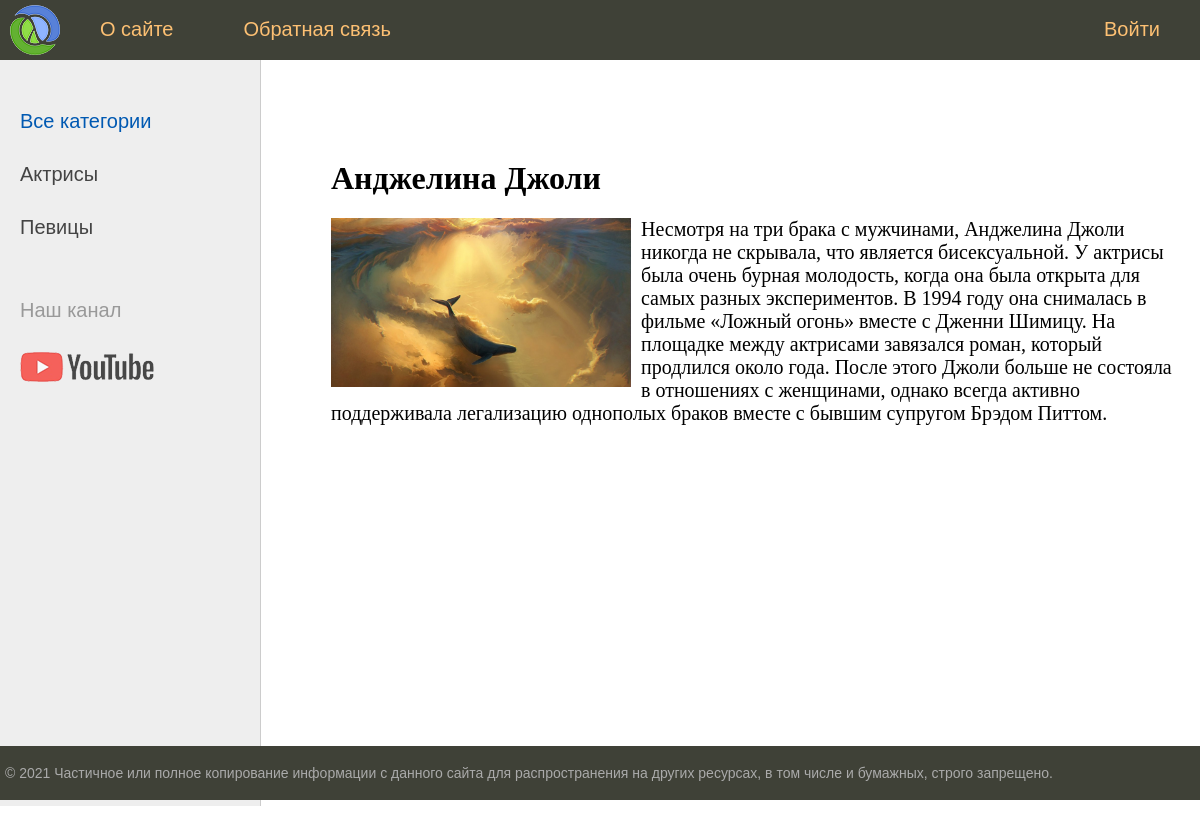
The app's page /post/andzhelina-dzholi/ with its own data.
### women/models.py (models this page shows, shortened)
class Category(models.Model):
    name = models.CharField(max_length=100, db_index=True, verbose_name="Категория")
    slug = models.SlugField(max_length=255, unique=True, db_index=True, verbose_name="URL")
    def get_absolute_url(self):
        return reverse('category', kwargs={'cat_slug': self.slug})
    class Meta:
        verbose_name = "Категория"
        verbose_name_plural = "Категории"
        ordering = ["id"]

class Women(models.Model):
    title = models.CharField(max_length=255, verbose_name="Заголовок")
    slug = models.SlugField(max_length=255, unique=True, db_index=True, verbose_name="URL")
    content = models.TextField(blank=True, verbose_name="Текст статьи")
    photo = models.ImageField(upload_to="photos/%Y/%m/%d/", verbose_name="Фото")
    time_create = models.DateTimeField(auto_now_add=True, verbose_name="Время создания")
    time_update = models.DateTimeField(auto_now=True, verbose_name="Время изменения")
    is_published = models.BooleanField(default=True, verbose_name="Публикация")
    cat = models.ForeignKey('Category', on_delete=models.PROTECT, verbose_name="Категория")
    def __str__(self):
        return self.title
    class Meta:
        verbose_name = "Известные женщины"
        verbose_name_plural = "Известные женщины"
        ordering = ["time_create", "title"]

### women/views.py (the view)
# urls.py: path('post/<slug:post_slug>/', ShowPost.as_view(), name="post"),
class ShowPost(DataMixin, DetailView):
    model = Women
    template_name = 'women/post.html'
    slug_url_kwarg = 'post_slug'
    context_object_name = 'post'
    def get_context_data(self, **kwargs):
        context = super().get_context_data(**kwargs)
        c_def = self.get_user_context(title=context['post'])
        return dict(list(context.items()) + list(c_def.items()))

### women/utills.py (called while the page is built)
    def get_user_context(self, **kwargs):
        context = kwargs
        cats = Category.objects.annotate(Count('women'))
        user_menu = menu.copy()
        if not self.request.user.is_authenticated:
            user_menu.pop(1)
        context['menu'] = user_menu
        context['cats'] = cats
        if 'cat_selected' not in context:
            context['cat_selected']=0
        return context

### women/templates/women/post.html
{% extends 'women/base.html' %}
{% block content %}
<h1>{{post.title}}</h1>
{% if post.photo %}
<p><img class="img-article-left" src="{{post.photo.url}}"></p>
{% endif %}
{{post.content|linebreaks}}
{% endblock %}

### women/templates/women/base.html (shortened to what this page needs)
{% load static %}
{% load women_tags %}
<!DOCTYPE html>
<html>
<head>
	<link type="text/css" href="{% static 'women/css/styles.css' %}" rel="stylesheet" />
</head>
<body>
<table class="table-page" border=0 cellpadding="0" cellspacing="0">
<tr><td valign=top>
{% block mainmenu %}
		<div class="header">
			<ul id="mainmenu" class="mainmenu">
			<li class="logo"><a href="{% url 'home' %}"><div class="logo"></div></a></li>
{% for m in menu %}
	{% if not forloop.last %}
			<li><a href="{% url m.url_name %}">{{m.title}}</a></li>
	{% else %}
			<li class="last"><a href="{% url m.url_name %}">{{m.title}}</a></li>
	{% endif %}
{% endfor %}
			</ul>
		</div>
{% endblock mainmenu %}
<table class="table-content" border=0 cellpadding="0" cellspacing="0">
<tr>
	<td valign="top" class="left-chapters">
	<ul id="leftchapters">
{% if cat_selected == 0 %}
		<li class="selected">Все категории</li>
{% else %}
		<li><a href="{% url 'home' %}">Все категории</a></li>
{% endif %}
{% for c in cats %}
    {% if c.women__count > 0 %}
    {% if c.pk == cat_selected %}
        <li class="selected">{{c.name}}</li>
    {% else %}
        <li><a href="{{  c.get_absolute_url }}">{{c.name}}</a></li>
    {% endif %}
    {% endif %}
{% endfor %}
		<li class="share">
		<p>Наш канал</p>
		<a class="share-yt" href="https://www.youtube.com/channel/UClJzWfGWuGJL2t-3dYKcHTA/playlists" target="_blank" rel="nofollow"></a>
		</li>
	</ul>
</td>
<td valign="top" class="content">
	<div class="content-text">
{% block content %}
{% endblock %}
	</div>
</td></tr></table>
</td></tr>
<tr><td valign=top>
	<div id="footer">
		<p>&copy; 2021 Частичное или полное копирование информации с данного сайта для распространения на других ресурсах, в том числе и бумажных, строго запрещено.</p>
	</div>
</td></tr></table>
</body>
</html>

### women/static/women/css/styles.css (style rules this page uses)
html, body { font-family: 'Arial'; margin: 0; padding: 0; height: 100%; width: 100%; color: #444; }
a { color: #0059b2; text-decoration: none; }
img { max-width: 600px; height: auto; }
img.img-article-left { max-width: 300px; height: auto; float: left; padding: 0 10px 10px 0; }
.table-page { width: 100%; height: 100%; vertical-align: top; }
.table-page tr { height: 100%; }
.header { background: #3F4137; height: 60px; }
.logo { background: url('../images/logo.png') no-repeat 10px 5px; width: 70px; height: 60px; }
ul.mainmenu { list-style: none; margin: 0; padding: 0; height: 60px; color: #fdc073; font-size: 20px; overflow: hidden; }
ul.mainmenu li { float: left; margin: 18px 40px 0 30px; }
ul.mainmenu li.logo { margin: 0; }
ul.mainmenu li.last { float: right; }
ul.mainmenu li a { color: #fdc073; text-decoration: none; }
.table-content { width: 100%; min-height: 100%; height: 100%; }
.left-chapters { margin: 0; background: #eee; border-right: 1px solid #ccc; min-height: 100%; }
.left-chapters ul { width: 230px; min-height: 100%; margin: 0; padding: 20px 10px 10px 20px; list-style: none; font-size: 20px; }
.left-chapters ul li { margin: 30px 0 0 0; color: #999; }
.left-chapters ul li.selected { color: #0059b2; }
.left-chapters ul li a { color: #444; text-decoration: none; }
.left-chapters ul li.share { margin: 60px 0 0 0; }
.left-chapters ul li.share p { margin: 30px 0 30px 0; }
.left-chapters ul li.share a { display: inline-block; width: 40px; height: 40px; margin: 0 20px 0 0; }
.left-chapters ul li.share a.share-yt { width: 100%; height: 30px; background: url('../images/share_yt.png') no-repeat 0 0 }
.content { padding: 40px 20px 20px 40px; width: 100%; box-sizing: border-box; }
.content-text { margin: 60px 0 0 30px; color: #000; font-size: 20px; font-family: Yandex Sans Display Light; }
.content-text h1 { font-size: 32px; }
#footer { box-sizing: border-box; background: #3F4137; padding: 5px; color: #aaa; font-size: 14px; font-family: Verdana, Geneva, Arial, Helvetica; text-align: left; overflow: hidden; }

### records on screen
Category: name "Актрисы"
Category: name "Певицы"
Women: title "Анджелина Джоли", photo (picture), content "Несмотря на три брака с мужчинами, Анджелина Джоли никогда не скрывала, что является бисексуальной. У актрисы была очень бурная молодость, когда она была открыта для самых разных экспериментов. В 1994 году она снималась в фильме «Ложный огонь» вместе с Дженни Шимицу. На площадке между актрисами завязался роман, который продлился около года. После этого Джоли больше не состояла в отношениях с женщинами, однако всегда активно поддерживала легализацию однополых браков вместе с бывшим супругом Брэдом Питтом."

### other values on screen
{{ m.title }} "О сайте" "Обратная связь"
{{ m.title }} "Войти"
